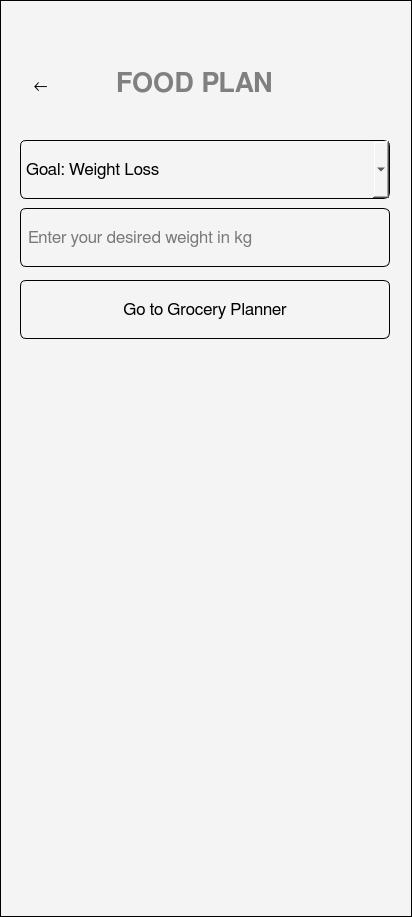
<?xml version="1.0" encoding="UTF-8"?>
<ui version="4.0">
 <class>Form</class>
 <widget class="QWidget" name="Form">
  <property name="geometry">
   <rect>
    <x>0</x>
    <y>0</y>
    <width>412</width>
    <height>917</height>
   </rect>
  </property>
  <property name="windowTitle">
   <string>Form</string>
  </property>
  <property name="styleSheet">
   <string notr="true">background-color: #F4F4F4; border: 1px solid #000000;</string>
  </property>
  <widget class="QPushButton" name="pushButton_6">
   <property name="geometry">
    <rect>
     <x>20</x>
     <y>70</y>
     <width>41</width>
     <height>31</height>
    </rect>
   </property>
   <property name="font">
    <font>
     <family>FreeSans</family>
     <pointsize>13</pointsize>
     <bold>false</bold>
    </font>
   </property>
   <property name="styleSheet">
    <string notr="true">color: f4f4f4;background-color: #f4f4f4;
border: 0;
</string>
   </property>
   <property name="text">
    <string>←</string>
   </property>
  </widget>
  <widget class="QLabel" name="label">
   <property name="geometry">
    <rect>
     <x>110</x>
     <y>70</y>
     <width>169</width>
     <height>27</height>
    </rect>
   </property>
   <property name="sizePolicy">
    <sizepolicy hsizetype="Preferred" vsizetype="Preferred">
     <horstretch>0</horstretch>
     <verstretch>0</verstretch>
    </sizepolicy>
   </property>
   <property name="font">
    <font>
     <family>FreeSans</family>
     <pointsize>20</pointsize>
     <bold>true</bold>
    </font>
   </property>
   <property name="styleSheet">
    <string notr="true">color: gray; border: none;</string>
   </property>
   <property name="frameShape">
    <enum>QFrame::Shape::NoFrame</enum>
   </property>
   <property name="frameShadow">
    <enum>QFrame::Shadow::Raised</enum>
   </property>
   <property name="text">
    <string>FOOD PLAN</string>
   </property>
   <property name="alignment">
    <set>Qt::AlignmentFlag::AlignCenter</set>
   </property>
   <property name="wordWrap">
    <bool>true</bool>
   </property>
  </widget>
  <widget class="QLineEdit" name="lineEdit_2">
   <property name="geometry">
    <rect>
     <x>20</x>
     <y>208</y>
     <width>370</width>
     <height>59</height>
    </rect>
   </property>
   <property name="font">
    <font>
     <family>FreeSans</family>
     <pointsize>13</pointsize>
    </font>
   </property>
   <property name="styleSheet">
    <string notr="true">QLineEdit {
    color: black;  
background-color: #00000000;
border-radius: 6px;
    padding: 5px;
}

QLineEdit::placeholder {
    color: #888888; 
}</string>
   </property>
   <property name="text">
    <string/>
   </property>
   <property name="placeholderText">
    <string>Enter your desired weight in kg</string>
   </property>
  </widget>
  <widget class="QComboBox" name="comboBox">
   <property name="geometry">
    <rect>
     <x>20</x>
     <y>140</y>
     <width>370</width>
     <height>59</height>
    </rect>
   </property>
   <property name="font">
    <font>
     <family>FreeSans</family>
     <pointsize>13</pointsize>
    </font>
   </property>
   <property name="styleSheet">
    <string notr="true">color: f4f4f4;  
background-color: #f4f4f4;
border-radius: 6px;
    padding: 5px;</string>
   </property>
   <property name="editable">
    <bool>false</bool>
   </property>
   <property name="placeholderText">
    <string/>
   </property>
   <item>
    <property name="text">
     <string>Goal: Weight Loss</string>
    </property>
   </item>
   <item>
    <property name="text">
     <string>Goal: Muscle Gain</string>
    </property>
   </item>
  </widget>
  <widget class="QPushButton" name="pushButton_5">
   <property name="geometry">
    <rect>
     <x>20</x>
     <y>280</y>
     <width>370</width>
     <height>59</height>
    </rect>
   </property>
   <property name="font">
    <font>
     <family>FreeSans</family>
     <pointsize>13</pointsize>
     <bold>false</bold>
    </font>
   </property>
   <property name="styleSheet">
    <string notr="true">color: ffffff;background-color: #00000000;
border-radius: 6px;
    padding: 5px;</string>
   </property>
   <property name="text">
    <string>Go to Grocery Planner</string>
   </property>
  </widget>
 </widget>
 <resources/>
 <connections/>
</ui>
